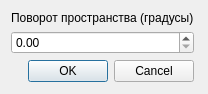
<?xml version="1.0" encoding="UTF-8"?>
<ui version="4.0">
 <class>AutoPointDialog</class>
 <widget class="QDialog" name="AutoPointDialog">
  <property name="geometry">
   <rect>
    <x>0</x>
    <y>0</y>
    <width>208</width>
    <height>94</height>
   </rect>
  </property>
  <property name="windowTitle">
   <string>Dialog</string>
  </property>
  <layout class="QFormLayout" name="formLayout">
   <item row="0" column="0">
    <layout class="QVBoxLayout" name="verticalLayout">
     <item>
      <widget class="QLabel" name="label_4">
       <property name="text">
        <string>Поворот пространства (градусы)</string>
       </property>
      </widget>
     </item>
     <item>
      <widget class="QDoubleSpinBox" name="rotation_angle">
       <property name="maximum">
        <double>360.000000000000000</double>
       </property>
      </widget>
     </item>
     <item>
      <widget class="QDialogButtonBox" name="buttonBox">
       <property name="orientation">
        <enum>Qt::Horizontal</enum>
       </property>
       <property name="standardButtons">
        <set>QDialogButtonBox::Cancel|QDialogButtonBox::Ok</set>
       </property>
      </widget>
     </item>
    </layout>
   </item>
  </layout>
 </widget>
 <resources/>
 <connections>
  <connection>
   <sender>buttonBox</sender>
   <signal>accepted()</signal>
   <receiver>AutoPointDialog</receiver>
   <slot>accept()</slot>
   <hints>
    <hint type="sourcelabel">
     <x>248</x>
     <y>254</y>
    </hint>
    <hint type="destinationlabel">
     <x>157</x>
     <y>274</y>
    </hint>
   </hints>
  </connection>
  <connection>
   <sender>buttonBox</sender>
   <signal>rejected()</signal>
   <receiver>AutoPointDialog</receiver>
   <slot>reject()</slot>
   <hints>
    <hint type="sourcelabel">
     <x>316</x>
     <y>260</y>
    </hint>
    <hint type="destinationlabel">
     <x>286</x>
     <y>274</y>
    </hint>
   </hints>
  </connection>
 </connections>
</ui>
